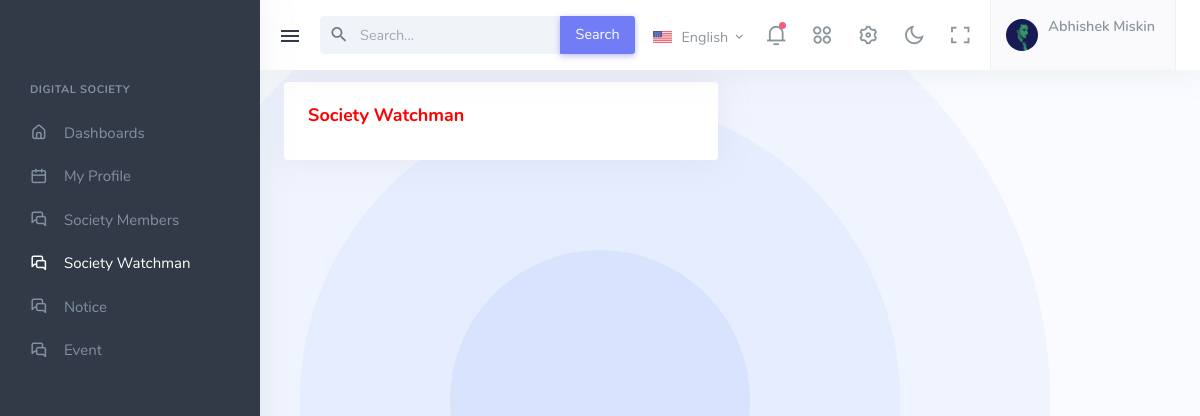
The page /society_watchman/ (signed in) on the database as committed earlier.
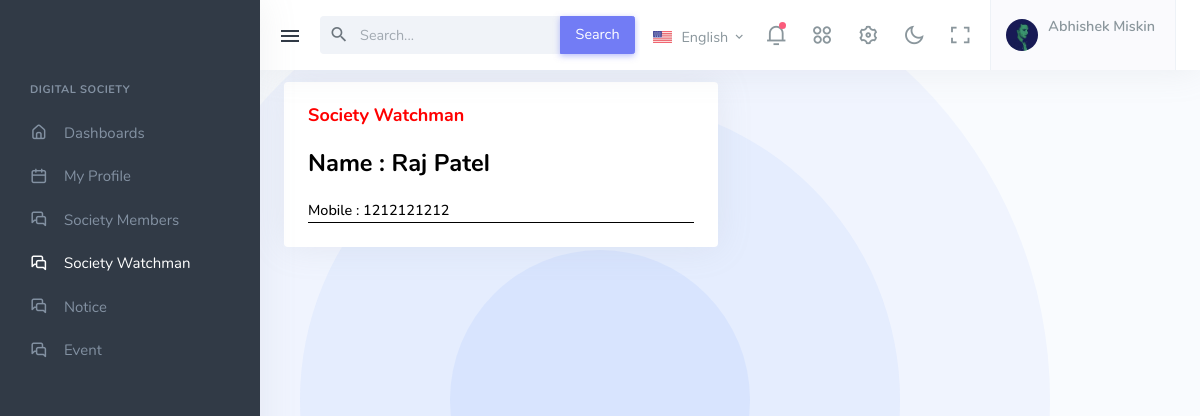
The same page on the database as committed later.
### digital_App/models.py (models this page shows, shortened)
class Watchman(models.Model):
    FullName = models.CharField(max_length=(20), default=str(), blank=True)
    Mobile = models.CharField(max_length=10, default=str(), blank=True)
    class Meta:
        db_table = "Watchman"

### digital_App/views.py (the view)
# urls.py: path("society_watchman/", society_watchman, name="society_watchman"),
def society_watchman(request):
    if 'email' in request.session:
        load_watchman_data(request) # Load Watchman data
        return render(request, 'society_watchman.html', default_data)
    return render(request, 'society_watchman.html', default_data)

### digital_App/views.py (called while the page is built)
def load_watchman_data(request):
    print(request.POST)
    watchman = Watchman.objects.all()
    default_data['watchman'] = watchman

### digital_App/templates/society_watchman.html (shortened to what the changed rows need)
{% extends 'base.html' %}
{% load static %}
{% block Main_Code %}
<div class="content-page">
    <div class="content">
        <div class="row">
            <div class="col-12">
                <div class="page-title-box">
                    <div class="container-fluid">
                        <div class="row">
                            <div class="col-sm-6">
                                <div class="card widget-flat mt-2">
                                    <div class="card-body">
                                        {% for W_data in watchman %}
                                        <div style="border-bottom: 1px solid black;">
                                            <h3 class="mt-3 mb-3" style="color: black;">Name : {{W_data.FullName}}</h3>
                                            <p class="mb-0">
                                                <span class="me-2" style="color: black; font-weight: 500;">Mobile :
                                                    {{W_data.Mobile}}</span>
                                            </p>
                                        </div>
                                        {% endfor %}
                                    </div>
                                </div>
                            </div>
                        </div>
                    </div>
                </div>
            </div>
        </div>
    </div>
</div>
{% endblock %}

Rows that differ between the two databases and show on the page:
added Watchman: FullName "Raj Patel", Mobile "1212121212"
